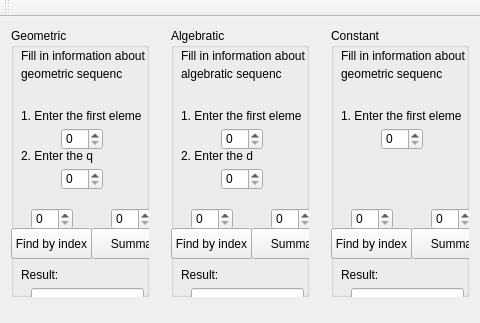
<?xml version="1.0" encoding="UTF-8"?>
<ui version="4.0">
 <class>MainWindow</class>
 <widget class="QMainWindow" name="MainWindow">
  <property name="geometry">
   <rect>
    <x>0</x>
    <y>0</y>
    <width>480</width>
    <height>323</height>
   </rect>
  </property>
  <property name="minimumSize">
   <size>
    <width>480</width>
    <height>323</height>
   </size>
  </property>
  <property name="maximumSize">
   <size>
    <width>480</width>
    <height>323</height>
   </size>
  </property>
  <property name="windowTitle">
   <string>Sequences</string>
  </property>
  <property name="dockNestingEnabled">
   <bool>false</bool>
  </property>
  <widget class="QWidget" name="centralWidget">
   <widget class="QWidget" name="horizontalLayoutWidget">
    <property name="geometry">
     <rect>
      <x>0</x>
      <y>0</y>
      <width>160</width>
      <height>291</height>
     </rect>
    </property>
    <layout class="QHBoxLayout" name="horizontalLayout">
     <item>
      <widget class="QGroupBox" name="groupBox">
       <property name="title">
        <string>Geometric</string>
       </property>
       <widget class="QLabel" name="label_2">
        <property name="geometry">
         <rect>
          <x>10</x>
          <y>20</y>
          <width>141</width>
          <height>16</height>
         </rect>
        </property>
        <property name="text">
         <string>Fill in information about</string>
        </property>
       </widget>
       <widget class="QLabel" name="label_3">
        <property name="geometry">
         <rect>
          <x>10</x>
          <y>36</y>
          <width>101</width>
          <height>20</height>
         </rect>
        </property>
        <property name="text">
         <string>geometric sequence</string>
        </property>
       </widget>
       <widget class="QLabel" name="label_4">
        <property name="geometry">
         <rect>
          <x>10</x>
          <y>80</y>
          <width>121</width>
          <height>16</height>
         </rect>
        </property>
        <property name="text">
         <string>1. Enter the first element</string>
        </property>
       </widget>
       <widget class="QSpinBox" name="elem1">
        <property name="geometry">
         <rect>
          <x>50</x>
          <y>100</y>
          <width>42</width>
          <height>22</height>
         </rect>
        </property>
        <property name="maximum">
         <number>10000</number>
        </property>
       </widget>
       <widget class="QLabel" name="label_5">
        <property name="geometry">
         <rect>
          <x>10</x>
          <y>120</y>
          <width>81</width>
          <height>16</height>
         </rect>
        </property>
        <property name="text">
         <string>2. Enter the q</string>
        </property>
       </widget>
       <widget class="QSpinBox" name="q_enter">
        <property name="geometry">
         <rect>
          <x>50</x>
          <y>140</y>
          <width>42</width>
          <height>22</height>
         </rect>
        </property>
        <property name="maximum">
         <number>10000</number>
        </property>
       </widget>
       <widget class="QPushButton" name="pushButton">
        <property name="geometry">
         <rect>
          <x>0</x>
          <y>200</y>
          <width>81</width>
          <height>31</height>
         </rect>
        </property>
        <property name="text">
         <string>Find by index</string>
        </property>
       </widget>
       <widget class="QSpinBox" name="idx_enter">
        <property name="geometry">
         <rect>
          <x>20</x>
          <y>180</y>
          <width>42</width>
          <height>22</height>
         </rect>
        </property>
        <property name="maximum">
         <number>10000</number>
        </property>
       </widget>
       <widget class="QSpinBox" name="sum_enter">
        <property name="geometry">
         <rect>
          <x>100</x>
          <y>180</y>
          <width>42</width>
          <height>22</height>
         </rect>
        </property>
        <property name="maximum">
         <number>10000</number>
        </property>
       </widget>
       <widget class="QPushButton" name="pushButton_3">
        <property name="geometry">
         <rect>
          <x>80</x>
          <y>200</y>
          <width>81</width>
          <height>31</height>
         </rect>
        </property>
        <property name="text">
         <string>Summa</string>
        </property>
       </widget>
       <widget class="QLineEdit" name="lineEdit">
        <property name="geometry">
         <rect>
          <x>20</x>
          <y>260</y>
          <width>113</width>
          <height>20</height>
         </rect>
        </property>
       </widget>
       <widget class="QLabel" name="label">
        <property name="geometry">
         <rect>
          <x>10</x>
          <y>240</y>
          <width>47</width>
          <height>13</height>
         </rect>
        </property>
        <property name="text">
         <string>Result:</string>
        </property>
       </widget>
      </widget>
     </item>
    </layout>
   </widget>
   <widget class="QWidget" name="horizontalLayoutWidget_2">
    <property name="geometry">
     <rect>
      <x>160</x>
      <y>0</y>
      <width>160</width>
      <height>291</height>
     </rect>
    </property>
    <layout class="QHBoxLayout" name="horizontalLayout_2">
     <item>
      <widget class="QGroupBox" name="groupBox_2">
       <property name="title">
        <string>Algebratic</string>
       </property>
       <widget class="QLabel" name="label_11">
        <property name="geometry">
         <rect>
          <x>10</x>
          <y>20</y>
          <width>141</width>
          <height>16</height>
         </rect>
        </property>
        <property name="text">
         <string>Fill in information about</string>
        </property>
       </widget>
       <widget class="QLabel" name="label_12">
        <property name="geometry">
         <rect>
          <x>10</x>
          <y>36</y>
          <width>101</width>
          <height>20</height>
         </rect>
        </property>
        <property name="text">
         <string>algebratic sequence</string>
        </property>
       </widget>
       <widget class="QLabel" name="label_13">
        <property name="geometry">
         <rect>
          <x>10</x>
          <y>80</y>
          <width>121</width>
          <height>16</height>
         </rect>
        </property>
        <property name="text">
         <string>1. Enter the first element</string>
        </property>
       </widget>
       <widget class="QSpinBox" name="algeb_frirst">
        <property name="geometry">
         <rect>
          <x>50</x>
          <y>100</y>
          <width>42</width>
          <height>22</height>
         </rect>
        </property>
        <property name="maximum">
         <number>10000</number>
        </property>
       </widget>
       <widget class="QLabel" name="label_14">
        <property name="geometry">
         <rect>
          <x>10</x>
          <y>120</y>
          <width>81</width>
          <height>16</height>
         </rect>
        </property>
        <property name="text">
         <string>2. Enter the d</string>
        </property>
       </widget>
       <widget class="QSpinBox" name="d_enter">
        <property name="geometry">
         <rect>
          <x>50</x>
          <y>140</y>
          <width>42</width>
          <height>22</height>
         </rect>
        </property>
        <property name="maximum">
         <number>10000</number>
        </property>
       </widget>
       <widget class="QPushButton" name="pushButton_5">
        <property name="geometry">
         <rect>
          <x>0</x>
          <y>200</y>
          <width>81</width>
          <height>31</height>
         </rect>
        </property>
        <property name="text">
         <string>Find by index</string>
        </property>
       </widget>
       <widget class="QSpinBox" name="algeb_idx_enter">
        <property name="geometry">
         <rect>
          <x>20</x>
          <y>180</y>
          <width>42</width>
          <height>22</height>
         </rect>
        </property>
        <property name="maximum">
         <number>10000</number>
        </property>
       </widget>
       <widget class="QSpinBox" name="algeb_sum_enter">
        <property name="geometry">
         <rect>
          <x>100</x>
          <y>180</y>
          <width>42</width>
          <height>22</height>
         </rect>
        </property>
        <property name="maximum">
         <number>10000</number>
        </property>
       </widget>
       <widget class="QPushButton" name="pushButton_6">
        <property name="geometry">
         <rect>
          <x>80</x>
          <y>200</y>
          <width>81</width>
          <height>31</height>
         </rect>
        </property>
        <property name="text">
         <string>Summa</string>
        </property>
       </widget>
       <widget class="QLineEdit" name="lineEdit_algeb">
        <property name="geometry">
         <rect>
          <x>20</x>
          <y>260</y>
          <width>113</width>
          <height>20</height>
         </rect>
        </property>
       </widget>
       <widget class="QLabel" name="label_15">
        <property name="geometry">
         <rect>
          <x>10</x>
          <y>240</y>
          <width>47</width>
          <height>13</height>
         </rect>
        </property>
        <property name="text">
         <string>Result:</string>
        </property>
       </widget>
      </widget>
     </item>
    </layout>
   </widget>
   <widget class="QWidget" name="horizontalLayoutWidget_3">
    <property name="geometry">
     <rect>
      <x>320</x>
      <y>0</y>
      <width>160</width>
      <height>291</height>
     </rect>
    </property>
    <layout class="QHBoxLayout" name="horizontalLayout_3">
     <item>
      <widget class="QGroupBox" name="groupBox_3">
       <property name="title">
        <string>Constant</string>
       </property>
       <widget class="QLabel" name="label_16">
        <property name="geometry">
         <rect>
          <x>10</x>
          <y>20</y>
          <width>141</width>
          <height>16</height>
         </rect>
        </property>
        <property name="text">
         <string>Fill in information about</string>
        </property>
       </widget>
       <widget class="QLabel" name="label_17">
        <property name="geometry">
         <rect>
          <x>10</x>
          <y>36</y>
          <width>101</width>
          <height>20</height>
         </rect>
        </property>
        <property name="text">
         <string>geometric sequence</string>
        </property>
       </widget>
       <widget class="QLabel" name="label_18">
        <property name="geometry">
         <rect>
          <x>10</x>
          <y>80</y>
          <width>121</width>
          <height>16</height>
         </rect>
        </property>
        <property name="text">
         <string>1. Enter the first element</string>
        </property>
       </widget>
       <widget class="QSpinBox" name="constant_first_enter">
        <property name="geometry">
         <rect>
          <x>50</x>
          <y>100</y>
          <width>42</width>
          <height>22</height>
         </rect>
        </property>
        <property name="maximum">
         <number>10000</number>
        </property>
       </widget>
       <widget class="QPushButton" name="constant_idx_button">
        <property name="geometry">
         <rect>
          <x>0</x>
          <y>200</y>
          <width>81</width>
          <height>31</height>
         </rect>
        </property>
        <property name="text">
         <string>Find by index</string>
        </property>
       </widget>
       <widget class="QSpinBox" name="constant_idx_enter">
        <property name="geometry">
         <rect>
          <x>20</x>
          <y>180</y>
          <width>42</width>
          <height>22</height>
         </rect>
        </property>
        <property name="maximum">
         <number>10000</number>
        </property>
       </widget>
       <widget class="QSpinBox" name="constant_sum_enter">
        <property name="geometry">
         <rect>
          <x>100</x>
          <y>180</y>
          <width>42</width>
          <height>22</height>
         </rect>
        </property>
        <property name="maximum">
         <number>10000</number>
        </property>
       </widget>
       <widget class="QPushButton" name="constant_summa_button">
        <property name="geometry">
         <rect>
          <x>80</x>
          <y>200</y>
          <width>81</width>
          <height>31</height>
         </rect>
        </property>
        <property name="text">
         <string>Summa</string>
        </property>
       </widget>
       <widget class="QLineEdit" name="constant_result">
        <property name="geometry">
         <rect>
          <x>20</x>
          <y>260</y>
          <width>113</width>
          <height>20</height>
         </rect>
        </property>
       </widget>
       <widget class="QLabel" name="label_20">
        <property name="geometry">
         <rect>
          <x>10</x>
          <y>240</y>
          <width>47</width>
          <height>13</height>
         </rect>
        </property>
        <property name="text">
         <string>Result:</string>
        </property>
       </widget>
      </widget>
     </item>
    </layout>
   </widget>
  </widget>
  <widget class="QMenuBar" name="menuBar">
   <property name="geometry">
    <rect>
     <x>0</x>
     <y>0</y>
     <width>480</width>
     <height>21</height>
    </rect>
   </property>
  </widget>
  <widget class="QToolBar" name="mainToolBar">
   <attribute name="toolBarArea">
    <enum>TopToolBarArea</enum>
   </attribute>
   <attribute name="toolBarBreak">
    <bool>false</bool>
   </attribute>
  </widget>
 </widget>
 <layoutdefault spacing="6" margin="11"/>
 <resources/>
 <connections/>
</ui>
